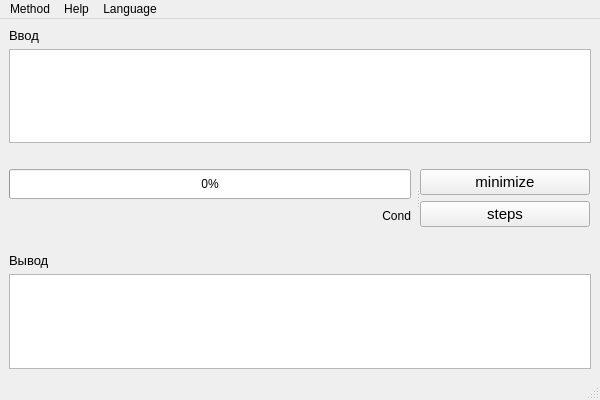
<?xml version="1.0" encoding="UTF-8"?>
<ui version="4.0">
 <class>SNFG</class>
 <widget class="QMainWindow" name="SNFG">
  <property name="geometry">
   <rect>
    <x>0</x>
    <y>0</y>
    <width>600</width>
    <height>400</height>
   </rect>
  </property>
  <property name="minimumSize">
   <size>
    <width>600</width>
    <height>400</height>
   </size>
  </property>
  <property name="windowTitle">
   <string>MainWindow</string>
  </property>
  <widget class="QWidget" name="centralwidget">
   <property name="minimumSize">
    <size>
     <width>600</width>
     <height>358</height>
    </size>
   </property>
   <layout class="QVBoxLayout" name="verticalLayout">
    <item>
     <layout class="QVBoxLayout" name="input">
      <item>
       <widget class="QLabel" name="inputLabel">
        <property name="font">
         <font>
          <pointsize>10</pointsize>
         </font>
        </property>
        <property name="text">
         <string>Ввод</string>
        </property>
       </widget>
      </item>
      <item>
       <widget class="QTextEdit" name="inputText"/>
      </item>
      <item>
       <spacer name="horizontalSpacer">
        <property name="orientation">
         <enum>Qt::Horizontal</enum>
        </property>
        <property name="sizeHint" stdset="0">
         <size>
          <width>40</width>
          <height>20</height>
         </size>
        </property>
       </spacer>
      </item>
     </layout>
    </item>
    <item>
     <widget class="QSplitter" name="control">
      <property name="sizePolicy">
       <sizepolicy hsizetype="Expanding" vsizetype="Preferred">
        <horstretch>0</horstretch>
        <verstretch>0</verstretch>
       </sizepolicy>
      </property>
      <property name="orientation">
       <enum>Qt::Horizontal</enum>
      </property>
      <widget class="QWidget" name="layoutWidget">
       <layout class="QVBoxLayout" name="progress" stretch="0,0">
        <property name="sizeConstraint">
         <enum>QLayout::SetDefaultConstraint</enum>
        </property>
        <property name="rightMargin">
         <number>5</number>
        </property>
        <item>
         <widget class="QProgressBar" name="progressBar">
          <property name="minimumSize">
           <size>
            <width>400</width>
            <height>30</height>
           </size>
          </property>
          <property name="value">
           <number>0</number>
          </property>
         </widget>
        </item>
        <item>
         <widget class="QLabel" name="conditionLabel">
          <property name="font">
           <font>
            <pointsize>9</pointsize>
           </font>
          </property>
          <property name="layoutDirection">
           <enum>Qt::LeftToRight</enum>
          </property>
          <property name="text">
           <string>Cond</string>
          </property>
          <property name="alignment">
           <set>Qt::AlignRight|Qt::AlignTrailing|Qt::AlignVCenter</set>
          </property>
         </widget>
        </item>
       </layout>
      </widget>
      <widget class="QWidget" name="layoutWidget">
       <layout class="QVBoxLayout" name="buttons" stretch="0,0">
        <property name="spacing">
         <number>6</number>
        </property>
        <property name="sizeConstraint">
         <enum>QLayout::SetDefaultConstraint</enum>
        </property>
        <property name="leftMargin">
         <number>0</number>
        </property>
        <property name="topMargin">
         <number>0</number>
        </property>
        <item alignment="Qt::AlignHCenter">
         <widget class="QPushButton" name="minimizeButton">
          <property name="sizePolicy">
           <sizepolicy hsizetype="Minimum" vsizetype="Fixed">
            <horstretch>0</horstretch>
            <verstretch>0</verstretch>
           </sizepolicy>
          </property>
          <property name="minimumSize">
           <size>
            <width>170</width>
            <height>26</height>
           </size>
          </property>
          <property name="maximumSize">
           <size>
            <width>170</width>
            <height>26</height>
           </size>
          </property>
          <property name="font">
           <font>
            <pointsize>11</pointsize>
           </font>
          </property>
          <property name="text">
           <string>minimize</string>
          </property>
         </widget>
        </item>
        <item alignment="Qt::AlignHCenter">
         <widget class="QPushButton" name="stepsButton">
          <property name="minimumSize">
           <size>
            <width>170</width>
            <height>26</height>
           </size>
          </property>
          <property name="maximumSize">
           <size>
            <width>170</width>
            <height>26</height>
           </size>
          </property>
          <property name="font">
           <font>
            <pointsize>11</pointsize>
           </font>
          </property>
          <property name="text">
           <string>steps</string>
          </property>
         </widget>
        </item>
       </layout>
      </widget>
     </widget>
    </item>
    <item>
     <layout class="QVBoxLayout" name="output">
      <item>
       <spacer name="horizontalSpacer_2">
        <property name="orientation">
         <enum>Qt::Horizontal</enum>
        </property>
        <property name="sizeHint" stdset="0">
         <size>
          <width>40</width>
          <height>20</height>
         </size>
        </property>
       </spacer>
      </item>
      <item>
       <widget class="QLabel" name="outputLabel">
        <property name="font">
         <font>
          <pointsize>10</pointsize>
         </font>
        </property>
        <property name="text">
         <string>Вывод</string>
        </property>
       </widget>
      </item>
      <item>
       <widget class="QTextEdit" name="outputLine">
        <property name="readOnly">
         <bool>true</bool>
        </property>
       </widget>
      </item>
     </layout>
    </item>
   </layout>
  </widget>
  <widget class="QMenuBar" name="menubar">
   <property name="geometry">
    <rect>
     <x>0</x>
     <y>0</y>
     <width>600</width>
     <height>21</height>
    </rect>
   </property>
   <widget class="QMenu" name="menuLanguage">
    <property name="title">
     <string>Language</string>
    </property>
    <addaction name="actionEng"/>
    <addaction name="actionRu"/>
   </widget>
   <widget class="QMenu" name="menuHelp">
    <property name="title">
     <string>Help</string>
    </property>
    <addaction name="actionUguide"/>
   </widget>
   <widget class="QMenu" name="menuMethod">
    <property name="title">
     <string>Method</string>
    </property>
    <addaction name="actionAlgebraicManupulation"/>
    <addaction name="actionQuineMcCluskey"/>
   </widget>
   <addaction name="menuMethod"/>
   <addaction name="menuHelp"/>
   <addaction name="menuLanguage"/>
  </widget>
  <widget class="QStatusBar" name="statusbar"/>
  <action name="actionUguide">
   <property name="text">
    <string>User guide</string>
   </property>
  </action>
  <action name="actionEng">
   <property name="text">
    <string>English</string>
   </property>
  </action>
  <action name="actionRu">
   <property name="text">
    <string>Русский</string>
   </property>
  </action>
  <action name="actionAlgebraicManupulation">
   <property name="checkable">
    <bool>true</bool>
   </property>
   <property name="checked">
    <bool>true</bool>
   </property>
   <property name="text">
    <string>Algebraic Manupulation</string>
   </property>
  </action>
  <action name="actionQuineMcCluskey">
   <property name="checkable">
    <bool>true</bool>
   </property>
   <property name="text">
    <string>Quine-McCluskey</string>
   </property>
  </action>
 </widget>
 <resources/>
 <connections/>
</ui>
